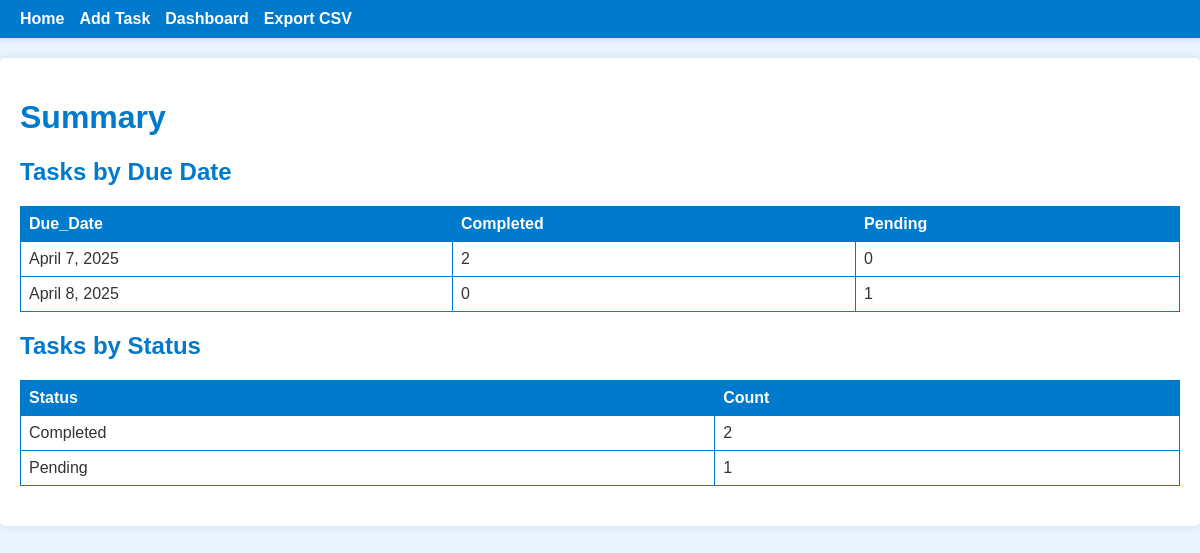
The page /summary/ on the database its author committed.
### todo/models.py (models this page shows, shortened)
class Task(models.Model):
    STATUS_CHOICES = [
        ('Pending', 'Pending'),
        ('Completed', 'Completed'),
    ]
    PRIORITY_CHOICES = [
        ('Low', 'Low'),
        ('Medium', 'Medium'),
        ('High', 'High'),
    ]
    title = models.CharField(max_length=200)
    description = models.TextField()
    due_date = models.DateField()
    status = models.CharField(max_length=10, choices=STATUS_CHOICES, default='Pending')
    category = models.CharField(max_length=100, null=True, blank=True, help_text="E.g., Work, Personal, Errands")
    priority = models.CharField(max_length=10, choices=PRIORITY_CHOICES, default='Medium')

### todo/views.py (the view)
# urls.py: path('summary/', views.summary_view, name='summary'),
def summary_view(request):
    tasks = Task.objects.all().values('due_date', 'status')
    df = pd.DataFrame(list(tasks))
    if not df.empty:
        pivot_by_day = df.pivot_table(
            index='due_date',
            columns='status',
            aggfunc='size',
            fill_value=0
        )
        pivot_by_day_data = pivot_by_day.reset_index().to_dict(orient='records')
        pivot_by_day_columns = ['due_date'] + list(pivot_by_day.columns)
        pivot_by_status = df['status'].value_counts().to_dict()
    else:
        pivot_by_day_data = []
        pivot_by_day_columns = []
        pivot_by_status = {}
    context = {
        'pivot_by_day_data': pivot_by_day_data,
        'pivot_by_day_columns': pivot_by_day_columns,
        'pivot_by_status': pivot_by_status,
    }
    return render(request, 'todo/summary.html', context)

### todo/templatetags/dict_extras.py (called while the page is built)
@register.filter
def get_item(dictionary, key):
    return dictionary.get(key)

### todo/templates/todo/summary.html (shortened to what this page needs)
{% extends 'todo/base.html' %}
{% load dict_extras %}
{% block content %}
<h1>Summary</h1>
<h2>Tasks by Due Date</h2>
{% if pivot_by_day_data and pivot_by_day_columns %}
  <table border="1" cellspacing="0" cellpadding="5">
    <thead>
      <tr>
        {% for col in pivot_by_day_columns %}
          <th>{{ col|title }}</th>
        {% endfor %}
      </tr>
    </thead>
    <tbody>
      {% for row in pivot_by_day_data %}
        <tr>
          {% for col in pivot_by_day_columns %}
            <td>{{ row|get_item:col }}</td>
          {% endfor %}
        </tr>
      {% endfor %}
    </tbody>
  </table>
{% else %}
  <p>No data available.</p>
{% endif %}
<h2>Tasks by Status</h2>
{% if pivot_by_status %}
  <table border="1" cellspacing="0" cellpadding="5">
    <thead>
      <tr>
        <th>Status</th>
        <th>Count</th>
      </tr>
    </thead>
    <tbody>
      {% for status, count in pivot_by_status.items %}
        <tr>
          <td>{{ status }}</td>
          <td>{{ count }}</td>
        </tr>
      {% endfor %}
    </tbody>
  </table>
{% else %}
  <p>No data available.</p>
{% endif %}
{% endblock %}

### todo/templates/todo/base.html (style rules this page uses)
body { font-family: Arial, sans-serif; margin: 0; padding: 0; background-color: #eaf4ff; color: #333; }
h1, h2 { color: #007acc; }
table { width: 100%; border-collapse: collapse; margin-bottom: 20px; }
table, th, td { border: 1px solid #007acc; }
th, td { padding: 8px; text-align: left; }
th { background-color: #007acc; color: #fff; }

### rows shown on the page
Task: status "Completed", count "2"
Task: status "Pending", count "1"

### other values the page prints
{{ col|title }} "Due_Date" "Completed" "Pending"
{{ row|get_item:col }} "April 7, 2025" "2" "0" "April 8, 2025" "0" "1"
